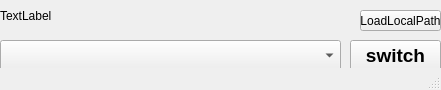
<?xml version="1.0" encoding="UTF-8"?>
<ui version="4.0">
 <class>JavaEnvSwitch</class>
 <widget class="QMainWindow" name="JavaEnvSwitch">
  <property name="geometry">
   <rect>
    <x>0</x>
    <y>0</y>
    <width>441</width>
    <height>90</height>
   </rect>
  </property>
  <property name="font">
   <font>
    <weight>50</weight>
    <bold>false</bold>
   </font>
  </property>
  <property name="windowTitle">
   <string>JavaEnvSwitcher</string>
  </property>
  <property name="unifiedTitleAndToolBarOnMac">
   <bool>false</bool>
  </property>
  <widget class="QWidget" name="centralwidget">
   <widget class="QComboBox" name="comboBox">
    <property name="geometry">
     <rect>
      <x>0</x>
      <y>40</y>
      <width>341</width>
      <height>31</height>
     </rect>
    </property>
    <property name="font">
     <font>
      <pointsize>10</pointsize>
      <weight>50</weight>
      <bold>false</bold>
     </font>
    </property>
   </widget>
   <widget class="QPushButton" name="pushButton">
    <property name="geometry">
     <rect>
      <x>350</x>
      <y>40</y>
      <width>91</width>
      <height>31</height>
     </rect>
    </property>
    <property name="font">
     <font>
      <pointsize>14</pointsize>
      <weight>75</weight>
      <bold>true</bold>
     </font>
    </property>
    <property name="text">
     <string>switch</string>
    </property>
   </widget>
   <widget class="QLabel" name="label">
    <property name="geometry">
     <rect>
      <x>0</x>
      <y>0</y>
      <width>361</width>
      <height>31</height>
     </rect>
    </property>
    <property name="text">
     <string>TextLabel</string>
    </property>
   </widget>
   <widget class="QPushButton" name="btn_load">
    <property name="geometry">
     <rect>
      <x>360</x>
      <y>10</y>
      <width>81</width>
      <height>21</height>
     </rect>
    </property>
    <property name="text">
     <string>LoadLocalPath</string>
    </property>
   </widget>
  </widget>
  <widget class="QStatusBar" name="statusbar"/>
 </widget>
 <resources/>
 <connections/>
</ui>
